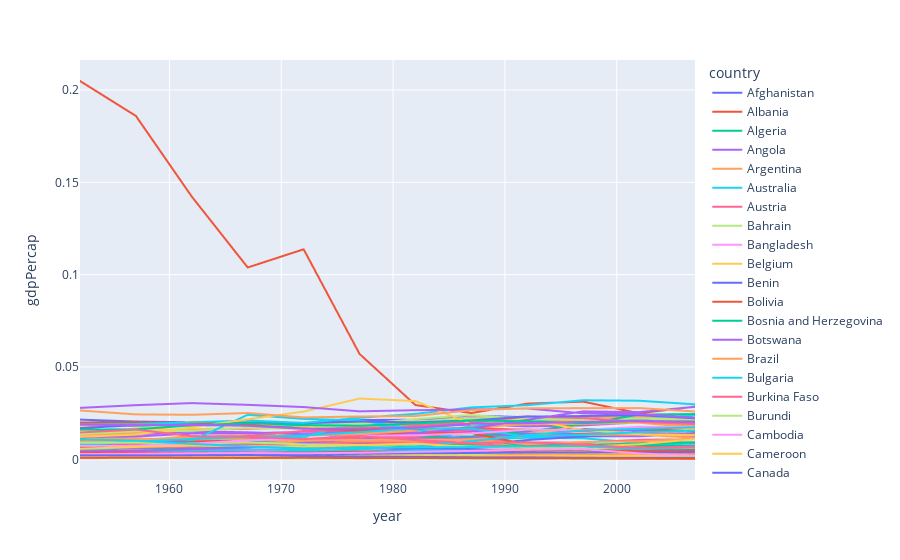

Notebook cell for this chart:
### Code cell
px.line(ratio, x="year", y="gdpPercap", color="country")
